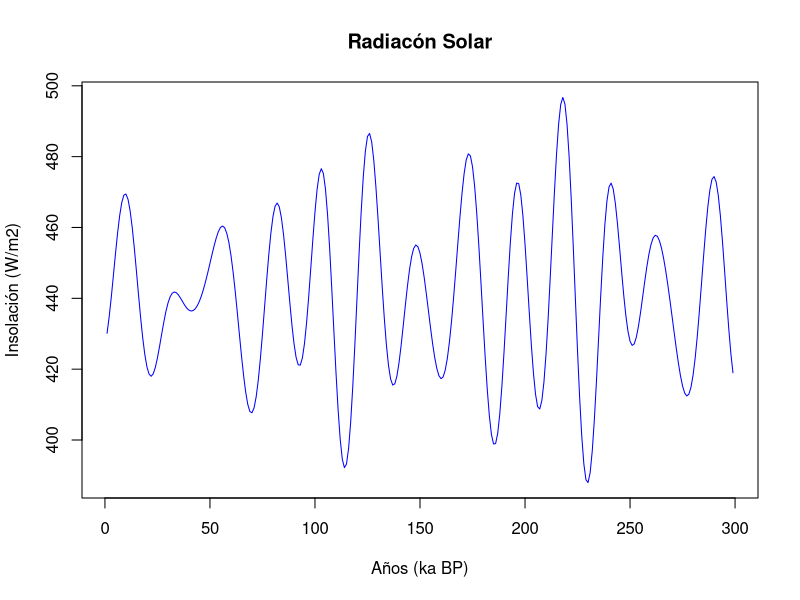

Source code (R):
## ---- chunk 1
Berger<-read.table("Orbital_param.tab",sep="\t",header=TRUE)
BErger300<-Berger[2:300,]

## ---- chunk 2
colnames(Berger)
## ---- chunk 3
plot(BErger300$Age..ka.BP.,BErger300$EXI..W.m..2...mid.month.insolation.65N.for.....,main="Radiacón Solar",
xlab="Años (ka BP)", ylab = "Insolación (W/m2)",
type="l",
col="blue")
